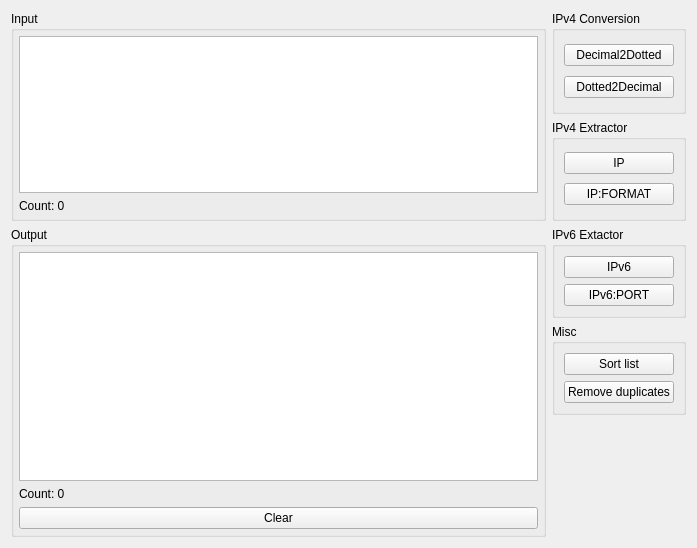
<?xml version="1.0" encoding="UTF-8"?>
<ui version="4.0">
 <class>UiIpUtils</class>
 <widget class="QWidget" name="UiIpUtils">
  <property name="geometry">
   <rect>
    <x>0</x>
    <y>0</y>
    <width>697</width>
    <height>548</height>
   </rect>
  </property>
  <property name="windowTitle">
   <string>IP Address Utils</string>
  </property>
  <layout class="QGridLayout" name="gridLayout_7">
   <item row="0" column="0" rowspan="2">
    <widget class="QGroupBox" name="groupBox_3">
     <property name="title">
      <string>Input</string>
     </property>
     <layout class="QGridLayout" name="gridLayout">
      <property name="leftMargin">
       <number>5</number>
      </property>
      <property name="topMargin">
       <number>5</number>
      </property>
      <property name="rightMargin">
       <number>5</number>
      </property>
      <property name="bottomMargin">
       <number>5</number>
      </property>
      <item row="0" column="0">
       <widget class="QPlainTextEdit" name="plainTextEdit_Input">
        <property name="plainText">
         <string/>
        </property>
       </widget>
      </item>
      <item row="1" column="0">
       <widget class="QLabel" name="label_CountInputLines">
        <property name="text">
         <string>Count: 0</string>
        </property>
       </widget>
      </item>
     </layout>
    </widget>
   </item>
   <item row="0" column="1">
    <widget class="QGroupBox" name="groupBox">
     <property name="title">
      <string>IPv4 Conversion</string>
     </property>
     <layout class="QGridLayout" name="gridLayout_3">
      <item row="0" column="0">
       <widget class="QPushButton" name="pushButton_Decimal2Dotted">
        <property name="text">
         <string>  Decimal2Dotted  </string>
        </property>
       </widget>
      </item>
      <item row="1" column="0">
       <widget class="QPushButton" name="pushButton_Dotted2Decimal">
        <property name="text">
         <string>Dotted2Decimal</string>
        </property>
       </widget>
      </item>
     </layout>
    </widget>
   </item>
   <item row="1" column="1">
    <widget class="QGroupBox" name="groupBox_2">
     <property name="title">
      <string>IPv4 Extractor</string>
     </property>
     <layout class="QGridLayout" name="gridLayout_4">
      <item row="0" column="0">
       <widget class="QPushButton" name="pushButton_ExtractIP">
        <property name="text">
         <string>IP</string>
        </property>
       </widget>
      </item>
      <item row="1" column="0">
       <widget class="QPushButton" name="pushButton_ExtractIpPort">
        <property name="text">
         <string>IP:FORMAT</string>
        </property>
       </widget>
      </item>
     </layout>
    </widget>
   </item>
   <item row="2" column="0" rowspan="3">
    <widget class="QGroupBox" name="groupBox_4">
     <property name="title">
      <string>Output</string>
     </property>
     <layout class="QGridLayout" name="gridLayout_2">
      <property name="leftMargin">
       <number>5</number>
      </property>
      <property name="topMargin">
       <number>5</number>
      </property>
      <property name="rightMargin">
       <number>5</number>
      </property>
      <property name="bottomMargin">
       <number>5</number>
      </property>
      <item row="0" column="0">
       <widget class="QPlainTextEdit" name="plainTextEdit_Output">
        <property name="readOnly">
         <bool>true</bool>
        </property>
       </widget>
      </item>
      <item row="2" column="0">
       <widget class="QPushButton" name="pushButton_Output_Clear">
        <property name="text">
         <string>Clear</string>
        </property>
       </widget>
      </item>
      <item row="1" column="0">
       <widget class="QLabel" name="label_CountOutputLines">
        <property name="text">
         <string>Count: 0</string>
        </property>
       </widget>
      </item>
     </layout>
    </widget>
   </item>
   <item row="2" column="1">
    <widget class="QGroupBox" name="groupBox_5">
     <property name="title">
      <string>IPv6 Extactor</string>
     </property>
     <layout class="QGridLayout" name="gridLayout_6">
      <item row="0" column="0">
       <widget class="QPushButton" name="pushButton_ExtractIPv6">
        <property name="text">
         <string>IPv6</string>
        </property>
       </widget>
      </item>
      <item row="1" column="0">
       <widget class="QPushButton" name="pushButton_ExtractIPv6Port">
        <property name="text">
         <string>IPv6:PORT</string>
        </property>
       </widget>
      </item>
     </layout>
    </widget>
   </item>
   <item row="3" column="1">
    <widget class="QGroupBox" name="groupBox_6">
     <property name="title">
      <string>Misc</string>
     </property>
     <layout class="QGridLayout" name="gridLayout_5">
      <item row="0" column="0">
       <widget class="QPushButton" name="pushButton_OrderList">
        <property name="enabled">
         <bool>true</bool>
        </property>
        <property name="text">
         <string>Sort list</string>
        </property>
       </widget>
      </item>
      <item row="1" column="0">
       <widget class="QPushButton" name="pushButton_RemoveDuplicates">
        <property name="text">
         <string>Remove duplicates</string>
        </property>
       </widget>
      </item>
     </layout>
    </widget>
   </item>
   <item row="4" column="1">
    <spacer name="verticalSpacer">
     <property name="orientation">
      <enum>Qt::Vertical</enum>
     </property>
     <property name="sizeHint" stdset="0">
      <size>
       <width>20</width>
       <height>139</height>
      </size>
     </property>
    </spacer>
   </item>
  </layout>
 </widget>
 <resources/>
 <connections/>
</ui>
